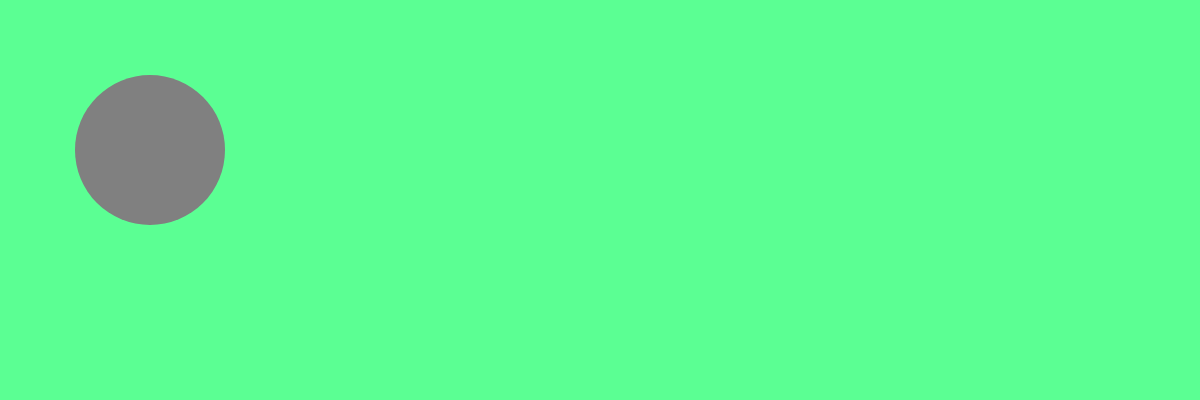
Frame 1 (no input)
Frame 60 (no input): identical to frame 1, image omitted
Frame 120 (the mouse pressed at the canvas centre since frame 60): identical to frame 1, image omitted

The p5.js sketch that drew this single still picture (run headless with seeded random() and noise() and a simulated clock; from frame 60 on, the mouse is pressed at the canvas centre):

// p5.js sketch
// ── sketch.js
function setup(){
    createCanvas( windowWidth, 400 );
}

function draw() {
    background( 'rgb(91, 255, 147)' );

    // call our newly defined function
    drawCircle();
}

// Our newly defined function
function drawCircle() {
    fill( 'grey' );
    noStroke();
    ellipse( 150, 150, 150 );
}
